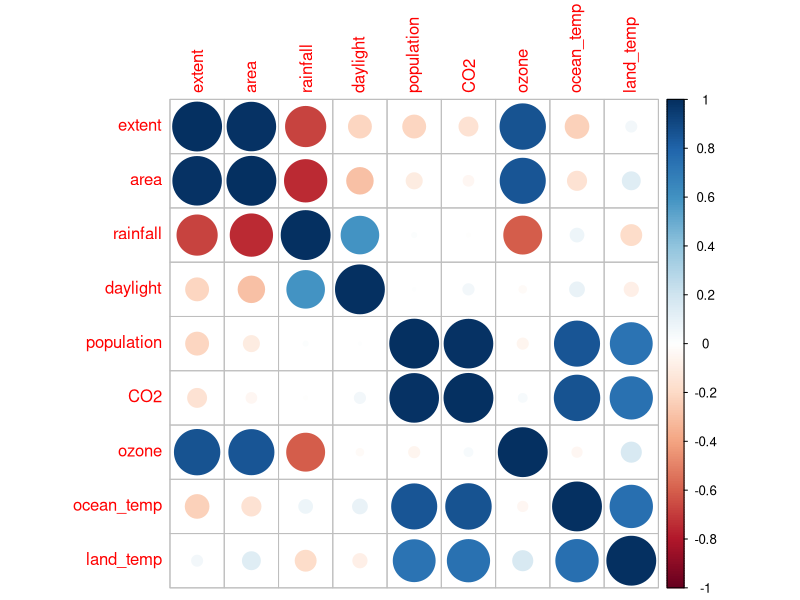

Source code (R):
# load data

arctic <-read.csv("arctic_data.csv",stringsAsFactors = F)

# correlation matrix

library(corrplot)
feature_correlations <- cor(arctic[,5:13])
corrplot(feature_correlations,method="circle")

# Linear Regression

lm1<-lm(extent~rainfall+daylight+population+CO2+ozone+ocean_temp+land_temp,data=arctic)
lm1 # extent as y

lm2<-lm(area~rainfall+daylight+population+CO2+ozone+ocean_temp+land_temp,data=arctic)
lm2 # area as y


# show results

summary(lm1)
summary(lm2)

# AIC optimization

step(lm1)
step(lm2)